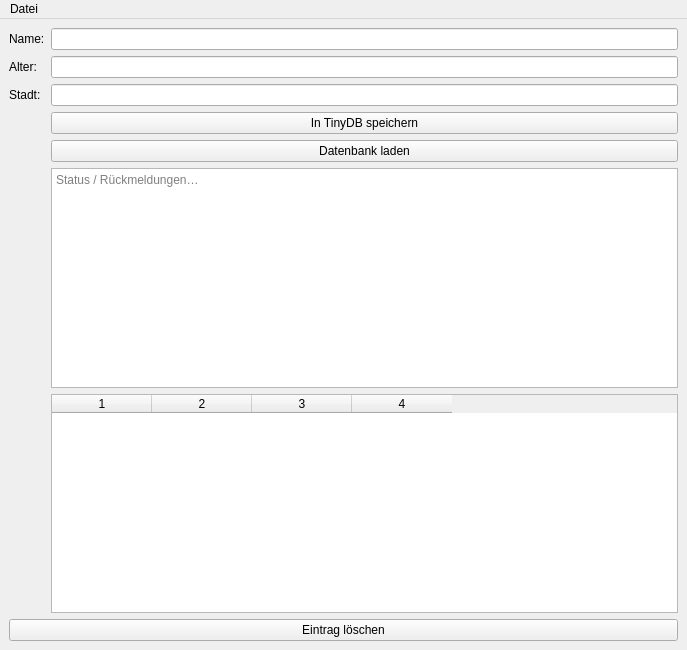
<?xml version="1.0" encoding="UTF-8"?>
<ui version="4.0">
 <class>MainWindow</class>
 <widget class="QMainWindow" name="MainWindow">
  <property name="geometry">
   <rect>
    <x>0</x>
    <y>0</y>
    <width>687</width>
    <height>650</height>
   </rect>
  </property>
  <property name="windowTitle">
   <string>Daten in TinyDB laden</string>
  </property>
  <widget class="QWidget" name="centralwidget">
   <layout class="QVBoxLayout" name="verticalLayout">
    <item>
     <layout class="QFormLayout" name="formLayout">
      <item row="0" column="0">
       <widget class="QLabel" name="labelName">
        <property name="text">
         <string>Name:</string>
        </property>
       </widget>
      </item>
      <item row="0" column="1">
       <widget class="QLineEdit" name="inputName"/>
      </item>
      <item row="1" column="0">
       <widget class="QLabel" name="labelAge">
        <property name="text">
         <string>Alter:</string>
        </property>
       </widget>
      </item>
      <item row="1" column="1">
       <widget class="QLineEdit" name="inputAge"/>
      </item>
      <item row="2" column="0">
       <widget class="QLabel" name="labelCity">
        <property name="text">
         <string>Stadt:</string>
        </property>
       </widget>
      </item>
      <item row="2" column="1">
       <widget class="QLineEdit" name="inputCity"/>
      </item>
      <item row="3" column="1">
       <widget class="QPushButton" name="buttonSave">
        <property name="text">
         <string>In TinyDB speichern</string>
        </property>
       </widget>
      </item>
      <item row="5" column="1">
       <widget class="QTextEdit" name="logOutput">
        <property name="sizePolicy">
         <sizepolicy hsizetype="Expanding" vsizetype="MinimumExpanding">
          <horstretch>0</horstretch>
          <verstretch>0</verstretch>
         </sizepolicy>
        </property>
        <property name="placeholderText">
         <string>Status / Rückmeldungen…</string>
        </property>
       </widget>
      </item>
      <item row="6" column="1">
       <widget class="QTableWidget" name="tableWidget">
        <property name="enabled">
         <bool>true</bool>
        </property>
        <property name="sizePolicy">
         <sizepolicy hsizetype="Expanding" vsizetype="MinimumExpanding">
          <horstretch>0</horstretch>
          <verstretch>0</verstretch>
         </sizepolicy>
        </property>
        <property name="rowCount">
         <number>0</number>
        </property>
        <property name="columnCount">
         <number>4</number>
        </property>
        <column/>
        <column/>
        <column/>
        <column/>
       </widget>
      </item>
      <item row="4" column="1">
       <widget class="QPushButton" name="pushLoadDB">
        <property name="text">
         <string>Datenbank laden</string>
        </property>
       </widget>
      </item>
     </layout>
    </item>
    <item>
     <widget class="QPushButton" name="buttonDelete">
      <property name="text">
       <string>Eintrag löschen</string>
      </property>
     </widget>
    </item>
   </layout>
  </widget>
  <widget class="QMenuBar" name="menubar">
   <property name="geometry">
    <rect>
     <x>0</x>
     <y>0</y>
     <width>687</width>
     <height>33</height>
    </rect>
   </property>
   <widget class="QMenu" name="menuDatei">
    <property name="title">
     <string>Datei</string>
    </property>
    <addaction name="actionBeenden"/>
   </widget>
   <addaction name="menuDatei"/>
  </widget>
  <action name="actionBeenden">
   <property name="text">
    <string>Beenden</string>
   </property>
  </action>
  <addaction name="actionBeenden"/>
 </widget>
 <resources/>
 <connections/>
</ui>
